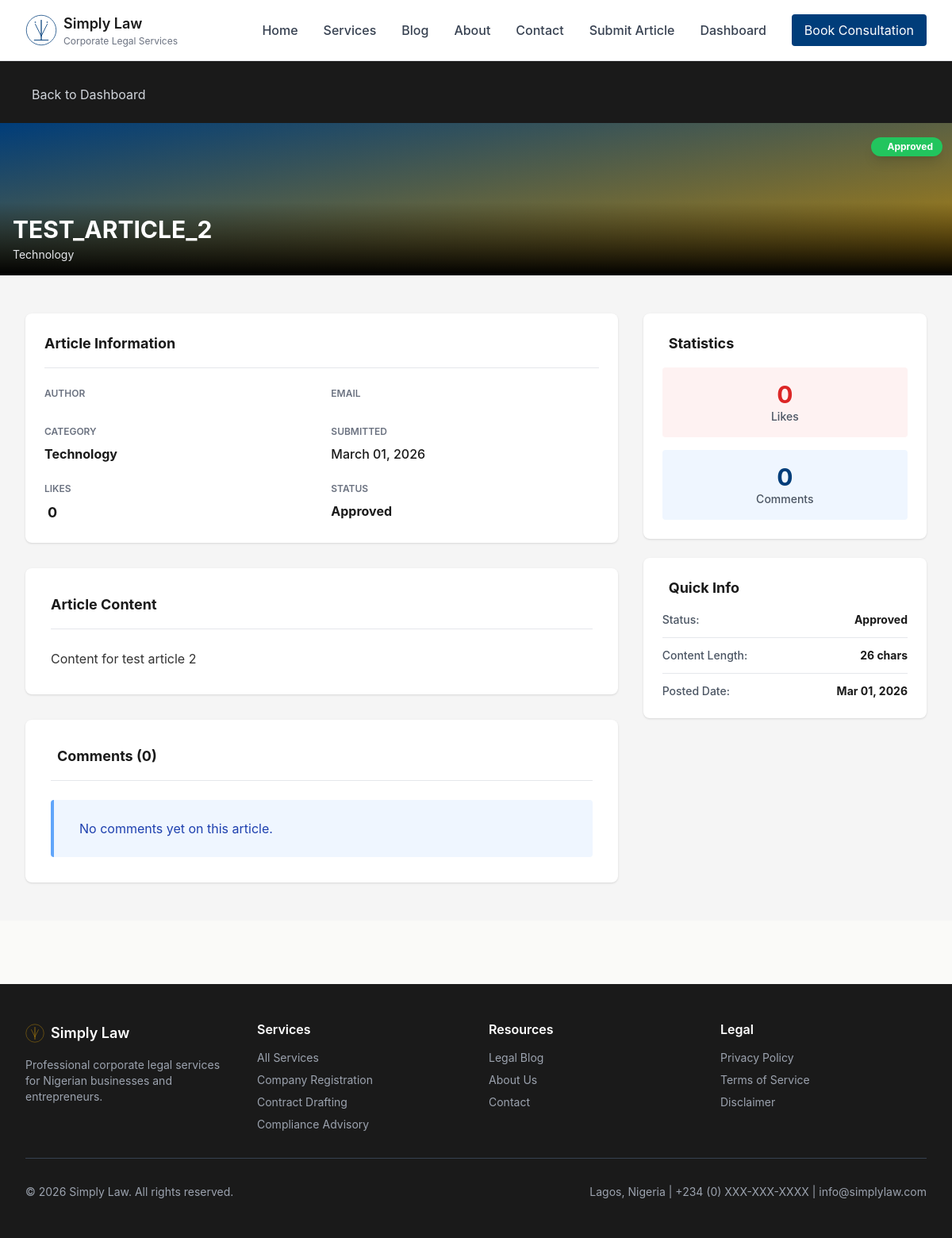
Before: /admin/view/4 (signed in) with the older database file.
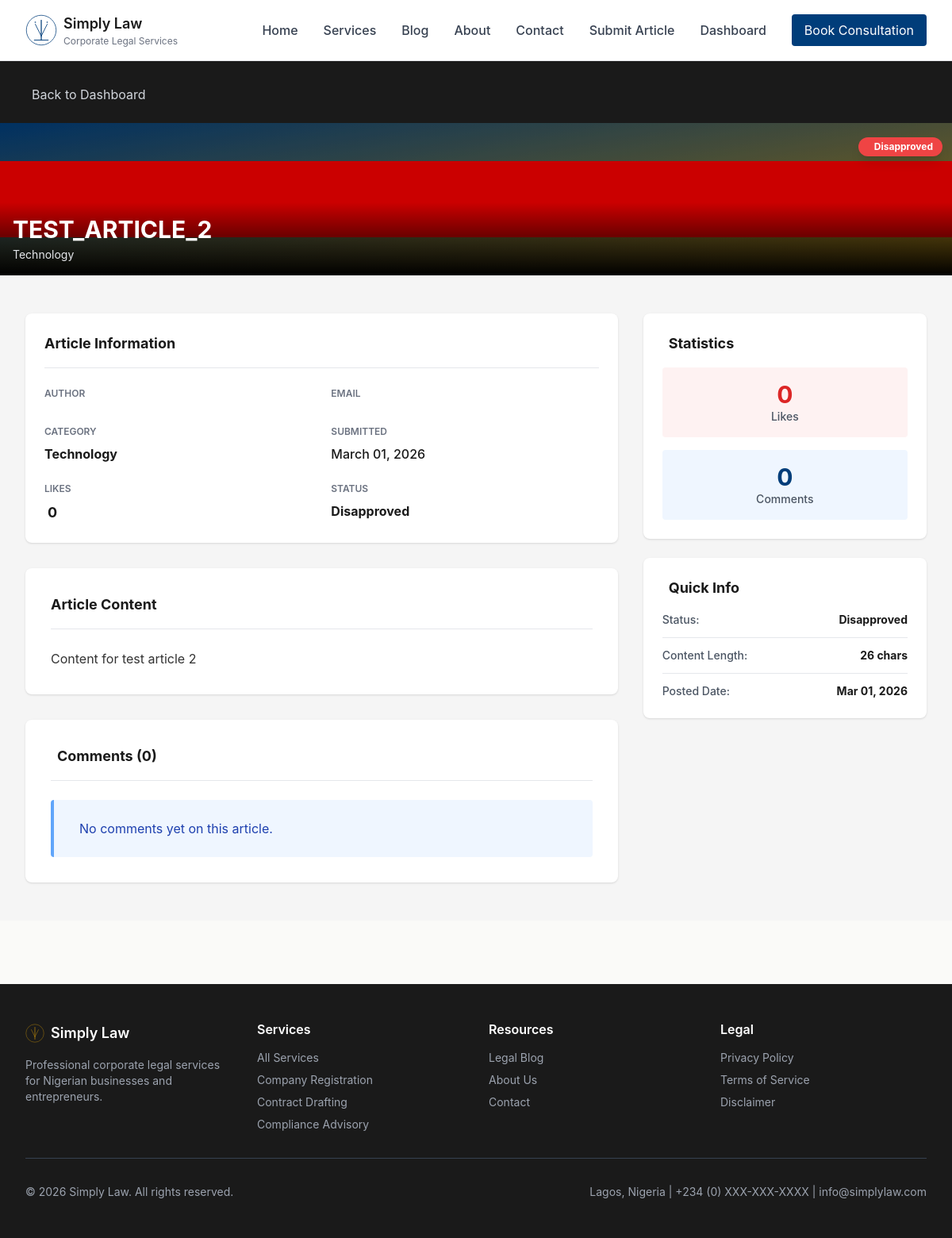
After: the same page with the newer database file.
### models.py (models this page shows, shortened)
class Article(db.Model):
    id = db.Column(db.Integer, primary_key=True)
    email = db.Column(db.String(120), nullable=False)
    title = db.Column(db.String(200), nullable=False)
    content = db.Column(db.Text, nullable=False)
    author = db.Column(db.String(100), nullable=False)
    date_posted = db.Column(db.DateTime, default=datetime.utcnow, nullable=False)
    date_submitted = db.Column(db.DateTime, default=datetime.utcnow, nullable=False)
    status = db.Column(
        db.String(20),
        nullable=False,
        default='pending',
        index=True  # ✅ Frequently queried
    )
    category = db.Column(
        db.String(100),
        nullable=False,
        default='General',
        index=True  # ✅ Frequently used for filtering
    )
    likes = db.Column(db.Integer, default=0, nullable=False)
    views = db.Column(db.Integer, default=0, nullable=False)
    cover_image = db.Column(db.String(255), nullable=True)
    document_filename = db.Column(db.String(255), nullable=True)
    deleted_at = db.Column(db.DateTime, nullable=True)
    is_draft = db.Column(db.Boolean, default=False, nullable=False)
    comments = db.relationship('Comment', backref='article', lazy=True, cascade='all, delete-orphan')
    visits = db.relationship('Visit', backref='article', lazy=True, cascade='all, delete-orphan')
    __table_args__ = (
        db.Index('idx_article_status_category', 'status', 'category'),
        db.Index('idx_article_date_posted', 'date_posted'),
        db.Index('idx_article_deleted_at', 'deleted_at'),  # ✅ For soft delete queries
        db.Index('idx_article_is_draft', 'is_draft'),  # ✅ For draft queries
    )
    def is_deleted(self):
        return self.deleted_at is not None

### blueprints/admin.py (the view)
@admin_bp.route('/admin/view/<int:article_id>')
@login_required
@admin_required
def admin_view_article(article_id):
    try:
        article = Article.query.get_or_404(article_id)
        if article.is_deleted():
            flash("This article has been deleted.", "warning")
            return redirect(url_for('admin.admin_dashboard')), 404
        page = request.args.get('page', 1, type=int)
        paginated_comments = Comment.query.filter(
            Comment.article_id == article_id,
            Comment.parent_id.is_(None),  # Only root comments
            Comment.deleted_at.is_(None)  # Exclude soft-deleted comments
        ).order_by(Comment.date_posted.desc()).paginate(
            page=page,
            per_page=5,
            error_out=False
        )
        logger.info(f"Admin {current_user.username} viewed article {article_id}")
        return render_template(
            'admin_view_article.html',
            article=article,
            paginated_comments=paginated_comments
        )
    except Exception as e:
        logger.error(f"Error viewing article {article_id}: {str(e)}")
        flash('Error loading article.', 'danger')
        return redirect(url_for('admin.admin_dashboard'))

### templates/admin_view_article.html (shortened to what this page needs)
{% extends 'base.html' %}
{% block content %}
<section class="bg-law-dark text-white py-6">
    <div class="max-w-7xl mx-auto px-4 sm:px-6 lg:px-8">
        <a href="{{ url_for('admin.admin_dashboard') }}" class="inline-flex items-center gap-2 text-gray-300 hover:text-white transition">
            Back to Dashboard
        </a>
    </div>
</section>
<section class="relative h-48 bg-gradient-to-br from-law-blue to-law-gold overflow-hidden">
    {% if article.cover_image %}
        <img src="{{ url_for('static', filename='uploads/' + article.cover_image) }}" alt="{{ article.title }}" class="w-full h-full object-cover">
        <div class="absolute inset-0 bg-black bg-opacity-20"></div>
    {% else %}
        <div class="w-full h-full flex items-center justify-center">
        </div>
    {% endif %}
    <div class="absolute top-3 right-3">
        {% if article.status == 'pending' %}
            <span class="inline-flex items-center gap-2 px-3 py-1 bg-yellow-500 text-white rounded-full text-xs font-bold shadow-lg">
                <i class="fas fa-hourglass-half"></i>Pending
            </span>
        {% elif article.status == 'approved' %}
            <span class="inline-flex items-center gap-2 px-3 py-1 bg-green-500 text-white rounded-full text-xs font-bold shadow-lg">
                Approved
            </span>
        {% elif article.status == 'disapproved' %}
            <span class="inline-flex items-center gap-2 px-3 py-1 bg-red-500 text-white rounded-full text-xs font-bold shadow-lg">
                Disapproved
            </span>
        {% endif %}
    </div>
    <div class="absolute bottom-0 left-0 right-0 bg-gradient-to-t from-black via-black/50 to-transparent p-4">
        <div class="max-w-7xl mx-auto">
            <h1 class="text-2xl md:text-3xl font-bold text-white mb-1">{{ article.title }}</h1>
            <p class="text-gray-200 text-sm">{{ article.category }}</p>
        </div>
    </div>
</section>
<section class="py-12 bg-law-gray">
    <div class="max-w-7xl mx-auto px-4 sm:px-6 lg:px-8">
        <div class="grid grid-cols-1 lg:grid-cols-3 gap-8">
            <div class="lg:col-span-2 space-y-8">
                <div class="bg-white rounded-lg shadow p-6">
                    <h3 class="text-lg font-bold text-law-dark mb-6 pb-4 border-b border-gray-200">Article Information</h3>
                    <div class="space-y-6">
                        <div class="grid grid-cols-1 md:grid-cols-2 gap-6">
                            <div>
                                <p class="text-xs text-gray-500 font-semibold uppercase mb-2">Author</p>
                            </div>
                            <div>
                                <p class="text-xs text-gray-500 font-semibold uppercase mb-2">Email</p>
                            </div>
                        </div>
                        <div class="grid grid-cols-1 md:grid-cols-2 gap-6">
                            <div>
                                <p class="text-xs text-gray-500 font-semibold uppercase mb-2">Category</p>
                                <p class="text-law-dark font-bold">{{ article.category }}</p>
                            </div>
                            <div>
                                <p class="text-xs text-gray-500 font-semibold uppercase mb-2">Submitted</p>
                                <p class="text-law-dark font-medium">{{ article.date_posted.strftime('%B %d, %Y') }}</p>
                            </div>
                        </div>
                        <div class="grid grid-cols-1 md:grid-cols-2 gap-6">
                            <div>
                                <p class="text-xs text-gray-500 font-semibold uppercase mb-2">Likes</p>
                                <p class="text-law-dark font-bold text-lg">{{ article.likes or 0 }}</p>
                            </div>
                            <div>
                                <p class="text-xs text-gray-500 font-semibold uppercase mb-2">Status</p>
                                <p class="text-law-dark font-bold capitalize">{{ article.status }}</p>
                            </div>
                        </div>
                    </div>
                </div>
                <div class="bg-white rounded-lg shadow p-8">
                    <h3 class="text-lg font-bold text-law-dark mb-6 pb-4 border-b border-gray-200">Article Content</h3>
                    <div class="prose prose-lg max-w-none text-gray-700 leading-relaxed">
                        {{ article.content | safe }}
                    </div>
                </div>
                <div class="bg-white rounded-lg shadow p-8">
                    <h3 class="text-lg font-bold text-law-dark mb-6 pb-4 border-b border-gray-200 flex items-center gap-2">
                        Comments ({{ paginated_comments.total }})
                    </h3>
                    {% if paginated_comments.items %}
                        <div class="space-y-6">
                            {% for comment in paginated_comments.items %}
                            <div class="bg-gray-50 rounded-lg p-6 border-l-4 border-law-blue">
                                <div class="flex items-start justify-between mb-3">
                                    <div>
                                        <h4 class="font-bold text-law-dark">{{ comment.name }}</h4>
                                        <p class="text-sm text-gray-600">
                                            <i class="fas fa-calendar mr-1"></i>
                                            {{ comment.date_posted.strftime('%B %d, %Y') }}
                                        </p>
                                    </div>
                                </div>
                                <p class="text-gray-700 leading-relaxed">{{ comment.content }}</p>
                            </div>
                            {% endfor %}
                        </div>
                        {% if paginated_comments.pages > 1 %}
                        <div class="mt-8 flex justify-center gap-2">
                            {% if paginated_comments.has_prev %}
                                <a href="{{ url_for('admin.admin_view_article', article_id=article.id, page=paginated_comments.prev_num) }}" class="px-4 py-2 bg-white border border-law-blue text-law-blue rounded hover:bg-law-blue hover:text-white transition font-semibold">
                                    <i class="fas fa-chevron-left mr-1"></i>Previous
                                </a>
                            {% endif %}
                            {% for page_num in paginated_comments.iter_pages() %}
                                {% if page_num %}
                                    {% if page_num == paginated_comments.page %}
                                        <span class="px-4 py-2 bg-law-blue text-white rounded font-semibold">{{ page_num }}</span>
                                    {% else %}
                                        <a href="{{ url_for('admin.admin_view_article', article_id=article.id, page=page_num) }}" class="px-4 py-2 bg-white border border-gray-300 text-gray-700 rounded hover:border-law-blue hover:text-law-blue transition">{{ page_num }}</a>
                                    {% endif %}
                                {% endif %}
                            {% endfor %}
                            {% if paginated_comments.has_next %}
                                <a href="{{ url_for('admin.admin_view_article', article_id=article.id, page=paginated_comments.next_num) }}" class="px-4 py-2 bg-white border border-law-blue text-law-blue rounded hover:bg-law-blue hover:text-white transition font-semibold">
                                    Next<i class="fas fa-chevron-right ml-1"></i>
                                </a>
                            {% endif %}
                        </div>
                        {% endif %}
                    {% else %}
                        <div class="bg-blue-50 border-l-4 border-blue-400 p-6 rounded">
                            <p class="text-blue-800 flex items-center gap-2">
                                No comments yet on this article.
                            </p>
                        </div>
                    {% endif %}
                </div>
            </div>
            <div class="space-y-6">
                <div class="bg-white rounded-lg shadow p-6">
                    <h3 class="text-lg font-bold text-law-dark mb-4 flex items-center gap-2">
                        Statistics
                    </h3>
                    <div class="space-y-4">
                        <div class="bg-red-50 rounded p-4 text-center">
                            <p class="text-3xl font-bold text-red-600">{{ article.likes or 0 }}</p>
                            <p class="text-sm text-gray-600 font-medium">Likes</p>
                        </div>
                        <div class="bg-blue-50 rounded p-4 text-center">
                            <p class="text-3xl font-bold text-law-blue">{{ paginated_comments.total }}</p>
                            <p class="text-sm text-gray-600 font-medium">Comments</p>
                        </div>
                    </div>
                </div>
                <div class="bg-white rounded-lg shadow p-6">
                    <h3 class="text-lg font-bold text-law-dark mb-4 flex items-center gap-2">
                        Quick Info
                    </h3>
                    <div class="space-y-3 text-sm">
                        <div class="flex justify-between">
                            <span class="text-gray-600 font-medium">Status:</span>
                            <span class="font-bold text-law-dark capitalize">{{ article.status }}</span>
                        </div>
                        <hr class="border-gray-200">
                        <div class="flex justify-between">
                            <span class="text-gray-600 font-medium">Content Length:</span>
                            <span class="font-bold text-law-dark">{{ article.content|length }} chars</span>
                        </div>
                        <hr class="border-gray-200">
                        <div class="flex justify-between">
                            <span class="text-gray-600 font-medium">Posted Date:</span>
                            <span class="font-bold text-law-dark">{{ article.date_posted.strftime('%b %d, %Y') }}</span>
                        </div>
                    </div>
                </div>
            </div>
        </div>
    </div>
</section>
{% endblock %}

Changed rows visible on the page:
changed Article "TEST_ARTICLE_2": cover_image: picture added; status "Approved" → "Disapproved"
Other visible differences:
text no longer shown: "Approved"
text now shown: "Disapproved"
